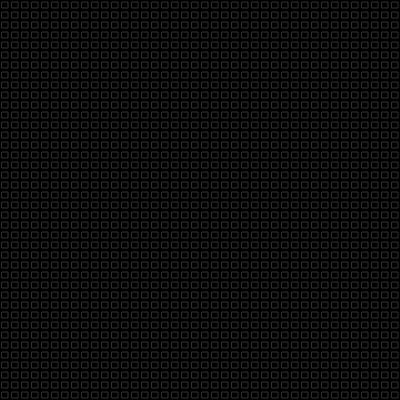
Frame 1 (no input)
Frame 60 (no input): identical to frame 1, image omitted
Frame 120 (the mouse pressed at the canvas centre since frame 60): identical to frame 1, image omitted

The p5.js sketch that drew this single still picture (run headless with seeded random() and noise() and a simulated clock; from frame 60 on, the mouse is pressed at the canvas centre):

// p5.js sketch
// ── sketch.js
let distMouse = 10;
let cols;
let rows;
let size = 10;
let blocks = [];
let offSet = 4;

function setup() {
  createCanvas(400, 400     );
  rectMode(CENTER);
  angleMode(DEGREES);
  cols = width / 2;
  rows = height / 2;
  for (let i = 0; i < cols; i++){
    blocks[i] = [];
    for(let j = 0; j < rows; j++){
      blocks[i][j] = new Block(size / 2 + i * size, size/2 + j * size);
    }
  }
}

function draw() {
  background(0);
  for (let i = 0; i < rows; i++){
    for(let j = 0; j < cols; j++){
      blocks[i][j].move();
      blocks[i][j].display();
    }
  }
}

// ── block.js
class Block{
    constructor(x, y){
        this.x = x;
        this.y = y;
        this.angle = 0;
        this.c = 50;
    }
    display(){
        noFill();
        stroke(this.c);
        push();
        //translate the origin point to the middle of the canvas
        translate(this.x,this.y);
        rotate(this.angle);
        if (this.angle >= 0 && this.angle < 45){
            this.drawRect();
        }
        else{
            this.drawX();
        }
        pop();
    }

    move(){
        let distance;
        //only check the distance when the mouse is moving
        if (pmouseX - mouseX !== 0 || pmouseY - mouseY !== 0){
        //calculate distance between 2 points 
        distance = dist(mouseX, mouseY, this.x, this.y);
        if (distance < distMouse){
            this.angle += 2;
            this.c = 255;
        } 
        }

        if (this.angle > 0 && this.angle < 90){
            this.angle += 2;
            if(this.c > 50){
                this.c -= 5;
            }
        }
        else{
            this.angle = 0;
            this.c = 50;
        }
    }

    drawX(){
        let margin = -size/2;
        line(margin + offSet/2,margin + offSet/2,margin + size - offSet/2, margin + size - offSet/2);
        line(margin + size - offSet/2,margin + offSet/2,margin + offSet/2, margin + size - offSet/2);
        
    }
    
    drawRect(){
        //x, y , width, height
        rect(0,0,size - offSet, size - offSet);
    }
}
